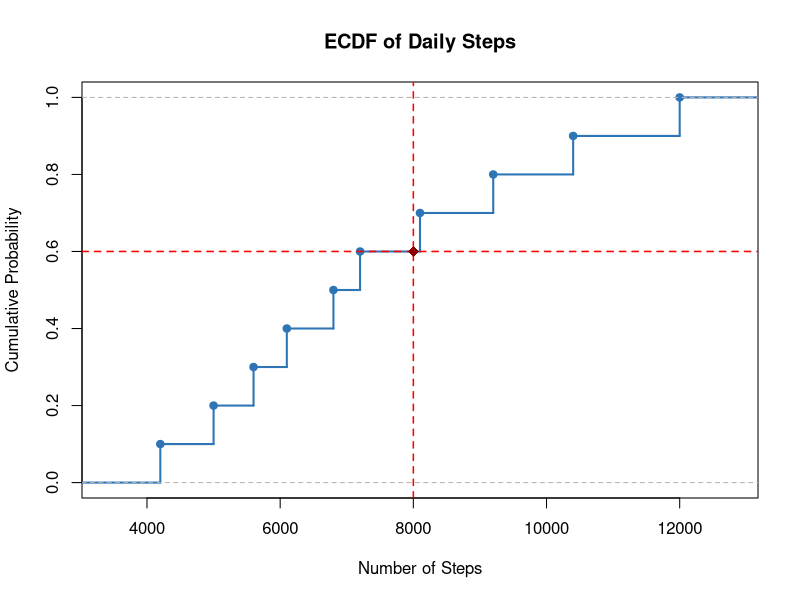

The R source for this figure:
# 1. Define the dataset
daily_steps <- c(4200, 5000, 5600, 6100, 6800, 7200, 8100, 9200, 10400, 12000)

# 2. Generate the ECDF plot
plot(ecdf(daily_steps), 
     main = "ECDF of Daily Steps",
     xlab = "Number of Steps", 
     ylab = "Cumulative Probability",
     col = "#2E75B6", 
     lwd = 2,
     verticals = TRUE, 
     do.points = TRUE, 
     pch = 19)

# 3. Add a visual helper line at 8,000 steps to show the 60% threshold
abline(v = 8000, col = "red", lty = 2, lwd = 1.5)
abline(h = 0.60, col = "red", lty = 2, lwd = 1.5)
points(8000, 0.60, col = "darkred", pch = 18, cex = 1.5)
